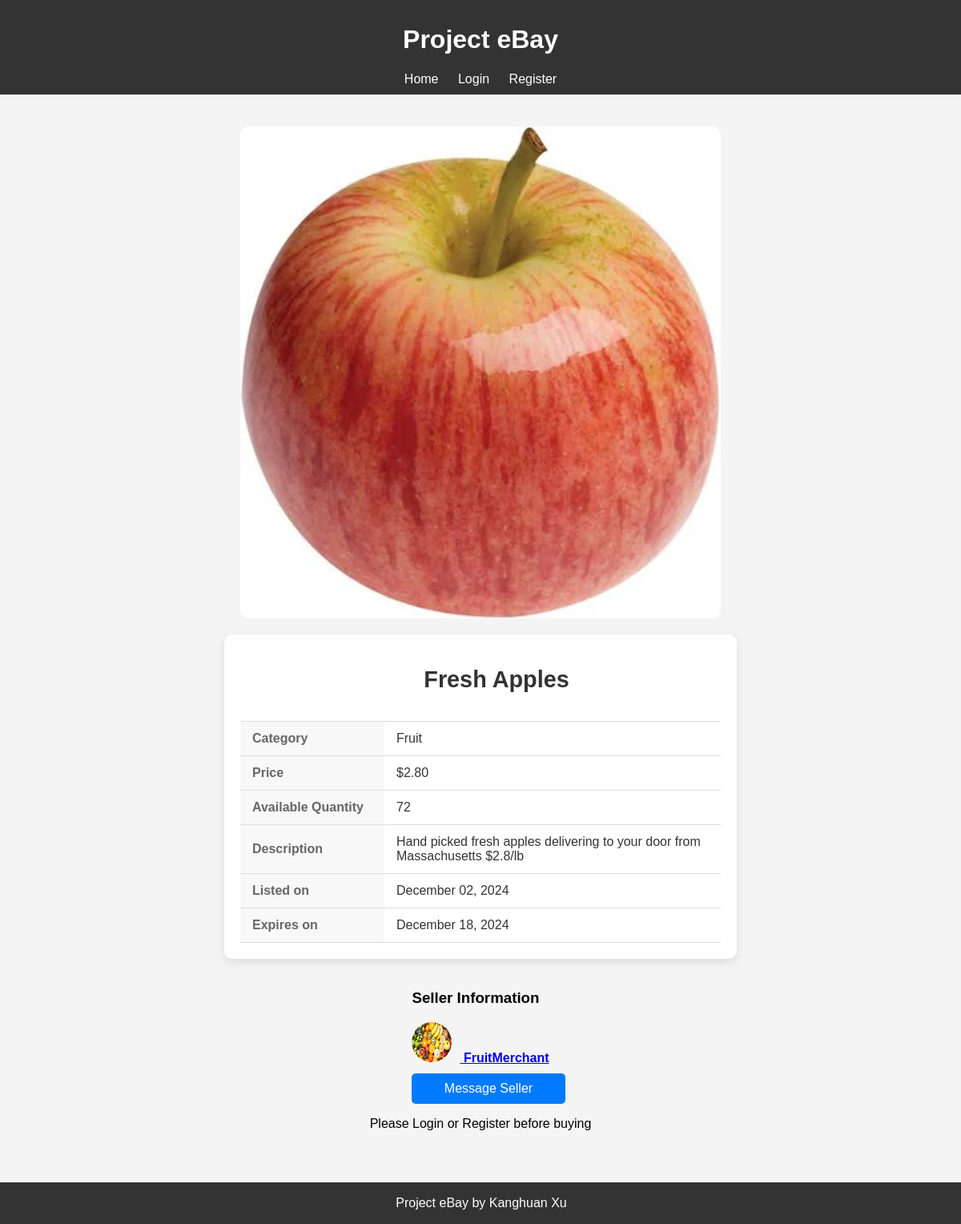
The app's page /listing/25/ with its own data.
### project/models.py (models this page shows, shortened)
class Listing(models.Model):
    name = models.CharField(max_length=200) # Name of the item.
    description = models.TextField() # Description of the item.
    price = models.DecimalField(max_digits=10, decimal_places=2) # Price of the item, with validation in clean method.
    image = models.ImageField(upload_to='listing_images/', blank=True, null=True) # Optional image for the item.
    category = models.CharField(max_length=100) # Category the item belongs to.
    created_at = models.DateTimeField(auto_now_add=True) # Records when the listing was created.
    expires_at = models.DateTimeField() # When the listing expires.
    user = models.ForeignKey(User, on_delete=models.CASCADE, related_name="listings")  # The user who posted the listing.
    sold = models.BooleanField(default=False)  # Indicates if the item has been sold.
    quantity = models.PositiveIntegerField(default=1)  # Quantity of the item available.
    def clean(self):
        if self.price < 0:
            raise ValidationError("Price cannot be negative.")
        if self.price > 99999:
            raise ValidationError("Price cannot exceed 99999.")

class Profile(models.Model):
    user = models.OneToOneField(User, on_delete=models.CASCADE, related_name='profile')
    address = models.TextField()  # Stores the address of the user as a text field.
    phone_number = models.CharField(max_length=15)  # Stores the phone number, limited to 15 characters.
    profile_image = models.ImageField(upload_to='profile_images/', blank=True, null=True)  # Optional field for user's profile image.

### project/views.py (the view)
# urls.py: path('listing/<int:pk>/', ShowListingPageView.as_view(), name='listing_detail'),
class ShowListingPageView(DetailView):
    model = Listing
    template_name = 'project/listing_detail.html'  # The template for displaying a single listing
    context_object_name = 'listing'  # Use 'listing' as the variable name in the template

### project/templates/project/listing_detail.html (shortened to what this page needs)
{% extends 'project/base.html' %}
{% block content %}
    <div class="listing-detail-container">
        {% if listing.image %}
            <img src="{{ listing.image.url }}" alt="{{ listing.name }}" class="large-listing-image">
        {% endif %}
        <div class="listing-info">
            <h2>{{ listing.name }}</h2>
            <table class="listing-details-table">
                <tr>
                    <th>Category</th>
                    <td>{{ listing.category }}</td>
                </tr>
                <tr>
                    <th>Price</th>
                    <td>${{ listing.price }}</td>
                </tr>
                <tr>
                    <th>Available Quantity</th>
                    <td>{{ listing.quantity }}</td>
                </tr>
                <tr>
                    <th>Description</th>
                    <td>{{ listing.description }}</td>
                </tr>
                <tr>
                    <th>Listed on</th>
                    <td>{{ listing.created_at|date:"F d, Y" }}</td>
                </tr>
                <tr>
                    <th>Expires on</th>
                    <td>{{ listing.expires_at|date:"F d, Y" }}</td>
                </tr>
            </table>
        </div>
        <div class="seller-info">
            <h3>Seller Information</h3>
            <div class="seller-profile">
                <a href="{% url 'user_profile' listing.user.id %}">
                    <img src="{{ listing.user.profile.profile_image.url }}" alt="Seller Profile Image" class="seller-profile-image">
                    <span class="seller-username">{{ listing.user.username }}</span>
                </a>
            </div>
            <a href="mailto:{{ listing.user.email }}" class="btn btn-primary">Message Seller</a>
        </div>
        {% if listing.sold %}
            <p>This item has already been sold.</p>
        {% else %}
            {% if user.is_authenticated %}
                <div class="buy-now-container">
                    <form method="post" action="{% url 'checkout_single' listing.id %}">
                        {% csrf_token %}
                        <label for="quantity">Quantity Buy Now</label>
                        <input
                            type="number"
                            name="quantity"
                            id="quantity"
                            class="form-control"
                            min="1"
                            max="{{ listing.quantity }}"
                            value="1"
                        >
                        <button type="submit" class="btn btn-success">Buy Now</button>
                    </form>
                    <form method="post" action="{% url 'add_to_cart' listing.id %}" style="display:inline;">
                        {% csrf_token %}
                        <label for="quantity">Quantity Adding to Cart</label>
                        <input
                            type="number"
                            name="quantity"
                            id="quantity"
                            class="form-control"
                            min="1"
                            max="{{ listing.quantity }}"
                            value="1"
                        >
                        <button type="submit" class="btn btn-success">Add to Cart</button>
                    </form>
                </div>
            {% else %}
                <p>Please Login or Register before buying</p>
            {% endif %}
        {% endif %}
    </div>
{% endblock %}

### project/templates/project/base.html (style rules this page uses)
body { font-family: Arial, sans-serif; margin: 0; padding: 0; background-color: #f4f4f4; padding-bottom: 60px; }
h2 { font-size: 1.5rem; font-weight: bold; padding: 20px; margin: 0; color: #333; text-align: left; padding-left: 10%; }
.listing-detail-container { display: flex; flex-direction: column; align-items: center; padding: 40px 10%; background-color: #f4f4f4; }
.large-listing-image { width: 100%; max-width: 600px; border-radius: 10px; margin-bottom: 20px; }
.listing-info { width: 100%; max-width: 600px; background-color: #fff; border-radius: 10px; padding: 20px; box-shadow: 0 4px 12px rgba(0, 0, 0, 0.1); }
.listing-info h2 { font-size: 1.8rem; margin-bottom: 15px; text-align: center; color: #333; }
.listing-details-table { width: 100%; border-collapse: collapse; margin-top: 10px; }
.listing-details-table th, .listing-details-table td { padding: 12px 15px; text-align: left; font-size: 1rem; }
.listing-details-table th { background-color: #f8f8f8; color: #666; width: 30%; font-weight: 600; border-top: 1px solid #ddd; border-bottom: 1px solid #ddd; }
.listing-details-table td { color: #333; border-top: 1px solid #ddd; border-bottom: 1px solid #ddd; }
.btn { width: 100%; padding: 10px; font-size: 1rem; color: white; background-color: #333; border: none; border-radius: 5px; cursor: pointer; text-align: center; }
.seller-info { margin-top: 20px; }
.seller-profile { display: flex; align-items: center; }
.seller-profile-image { width: 50px; height: 50px; border-radius: 50%; margin-right: 10px; }
.seller-username { font-weight: bold; }
.btn { margin-top: 10px; display: inline-block; }
.btn-primary { background-color: #007bff; color: #fff; text-decoration: none; }

### records on screen
Listing: image (picture), name "Fresh Apples", category "Fruit", price "2.80", quantity "72", description "Hand picked fresh apples delivering to your door from Massachusetts $2.8/lb", created_at "December 02, 2024", expires_at "December 18, 2024", user.profile.profile_image (picture), user.username "FruitMerchant"
